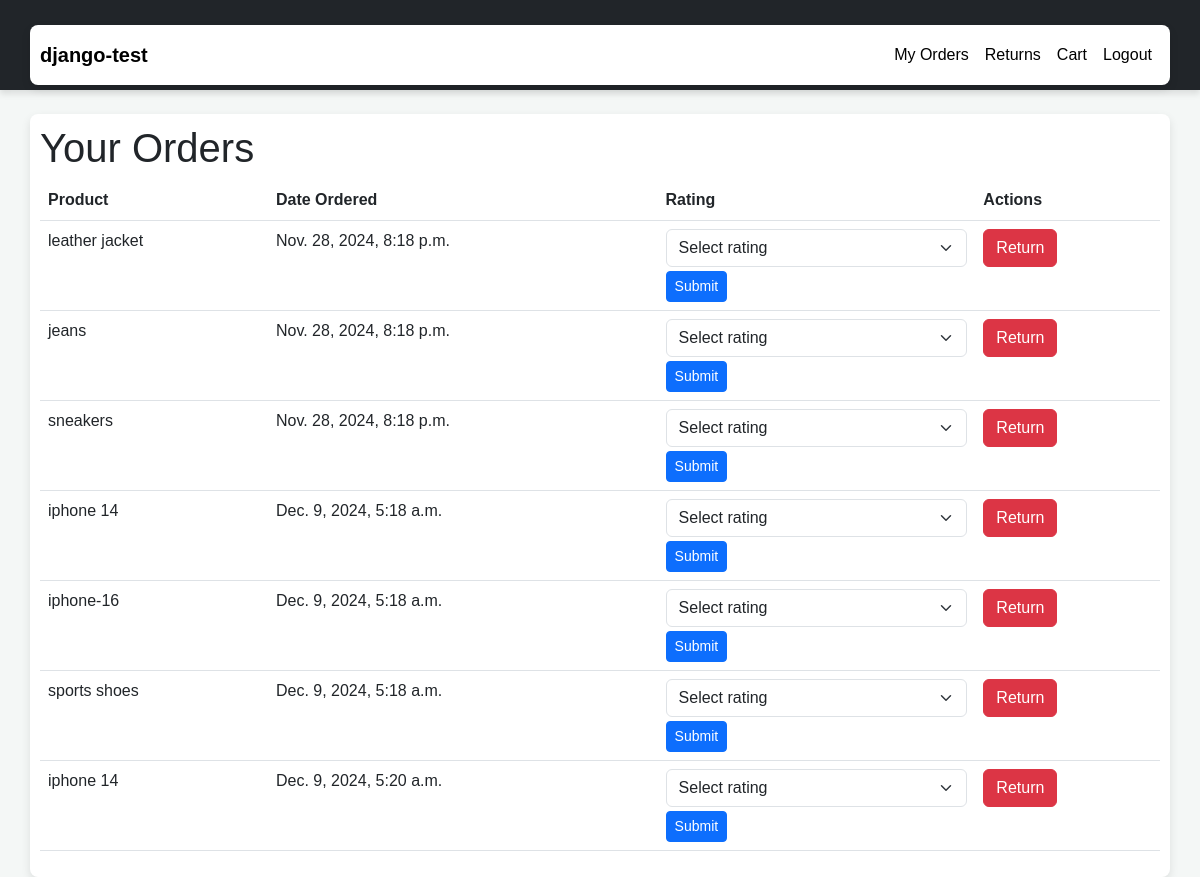
Screenshot of /orders/ (signed in) with the database file from the repository.
### shop/models.py (models this page shows, shortened)
class Order(models.Model):
    user = models.ForeignKey(CustomUser, on_delete=models.CASCADE)
    product = models.ForeignKey(Product, on_delete=models.CASCADE)
    date_ordered = models.DateTimeField(auto_now_add=True)
    is_returned = models.BooleanField(default=False)
    address = models.TextField(null=True, blank=True)  # New field
    phone_number = models.CharField(max_length=15, null=True, blank=True)  # New field
    pincode = models.CharField(max_length=10, null=True, blank=True)  # New field
    is_paid = models.BooleanField(default=False)
    rating = models.PositiveIntegerField(
        null=True, blank=True,default=None,
        choices=[(i, str(i)) for i in range(1, 6)]
    )

class Product(models.Model):
    CATEGORY_CHOICES = [
        ('food', 'Food'),
        ('clothes', 'Clothes'),
        ('electronics', 'Electronics'),
    ]
    name = models.CharField(max_length=100)
    description = models.TextField()
    price = models.DecimalField(max_digits=10, decimal_places=2)
    stock = models.PositiveIntegerField()
    image = models.ImageField(upload_to='products/')
    category = models.CharField(max_length=20, choices=CATEGORY_CHOICES, default='food')

### shop/views.py (the view, shortened to what this page needs)
# urls.py: path('orders/', order_list, name='order_list'),
@login_required
def order_list(request):
    orders = Order.objects.filter(user=request.user)
    return render(request, "orders.html", {"orders": orders})

### ecommerce/shop/templates/orders.html (shortened to what this page needs)
{% extends 'base.html' %}
{% block content %}
<h1>Your Orders</h1>
<table class="table">
    <thead>
        <tr>
            <th>Product</th>
            <th>Date Ordered</th>
            <th>Rating</th>
            <th>Actions</th>
        </tr>
    </thead>
    <tbody>
        {% for order in orders %}
        <tr>
            <td>{{ order.product.name }}</td>
            <td>{{ order.date_ordered }}</td>
            <td>
                {% if order.rating %}
                    {{ order.rating }} / 5
                {% else %}
                    <form method="post" action="">
                        <select name="rating" class="form-select" required>
                            <option value="" disabled selected>Select rating</option>
                        </select>
                        <button type="submit" class="btn btn-primary btn-sm mt-1">Submit</button>
                    </form>
                {% endif %}
            </td>
            <td>
                {% if not order.is_returned %}
                <form action="{% url 'mark_return' order.id %}" method="post">
                    <button type="submit" class="btn btn-danger">Return</button>
                </form>
                {% else %}
                Returned
                {% endif %}
            </td>
        </tr>
        {% endfor %}
    </tbody>
</table>
{% endblock %}

### ecommerce/shop/templates/base.html (shortened to what this page needs)
<!DOCTYPE html>
<html lang="en">
{% load static %}
<head>
    <link rel="stylesheet" type="text/css" href="{% static 'shop/css/styles.css' %}">
    <link href="https://cdn.jsdelivr.net/npm/bootstrap@5.3.0-alpha1/dist/css/bootstrap.min.css" rel="stylesheet">
</head>
<body>
    <nav class="navbar navbar-expand-lg navbar-light bg-dark">
        <div class="container">
            <a class="navbar-brand" href="/">django-test</a>
            <div class="collapse navbar-collapse" id="navbarNav">
                <ul class="navbar-nav ms-auto">
                    {% if user.is_authenticated %}
                        <li class="nav-item"><a class="nav-link" href="{% url 'order_list' %}">My Orders</a></li>
                        <li class="nav-item"><a class="nav-link" href="{% url 'returns' %}">Returns</a></li>
                        <li class="nav-item"><a class="nav-link" href="{% url 'cart' %}">Cart</a></li>
                        <li class="nav-item"><a class="nav-link" href="{% url 'logout' %}">Logout</a></li>
                    {% else %}
                        <li class="nav-item"><a class="nav-link" href="{% url 'login' %}">Login</a></li>
                    {% endif %}
                </ul>
            </div>
        </div>
    </nav>
    <div class="container mt-4">
        {% block content %}{% endblock %}
    </div>
</body>
</html>

### ecommerce/shop/templates/base.html (style rules this page uses)
body { background-color: #f4f7f6; font-family: 'Arial', sans-serif; }
.navbar { box-shadow: 0 4px 6px rgba(0, 0, 0, 0.1); padding-top: 5px; padding-bottom: 5px; }
.navbar-brand { font-weight: bold; }
.navbar-nav .nav-link { color: black !important; padding-top: 4px; padding-bottom: 4px; }
.container { background-color: #ffffff; border-radius: 8px; padding: 10px; box-shadow: 0 4px 10px rgba(0, 0, 0, 0.1); margin-top: 20px; }

### rows the page displays
Order: product.name "leather jacket", date_ordered "Nov. 28, 2024, 8:18 p.m.", is_returned "Return"
Order: product.name "jeans", date_ordered "Nov. 28, 2024, 8:18 p.m.", is_returned "Return"
Order: product.name "sneakers", date_ordered "Nov. 28, 2024, 8:18 p.m.", is_returned "Return"
Order: product.name "iphone 14", date_ordered "Dec. 9, 2024, 5:18 a.m.", is_returned "Return"
Order: product.name "iphone-16", date_ordered "Dec. 9, 2024, 5:18 a.m.", is_returned "Return"
Order: product.name "sports shoes", date_ordered "Dec. 9, 2024, 5:18 a.m.", is_returned "Return"
Order: product.name "iphone 14", date_ordered "Dec. 9, 2024, 5:20 a.m.", is_returned "Return"
